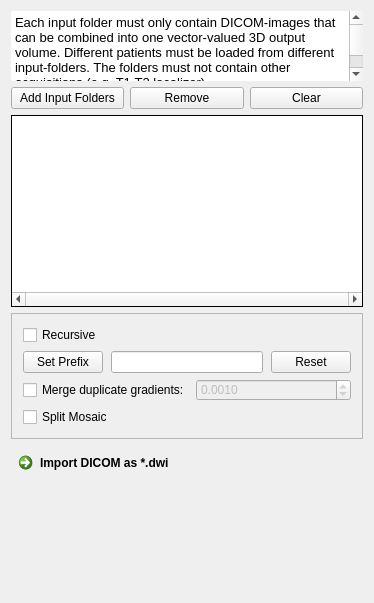
<?xml version="1.0" encoding="utf-8"?>
<ui version="4.0">
 <class>QmitkDiffusionDicomImportControls</class>
 <widget class="QWidget" name="QmitkDiffusionDicomImportControls">
  <property name="geometry">
   <rect>
    <x>0</x>
    <y>0</y>
    <width>374</width>
    <height>603</height>
   </rect>
  </property>
  <property name="minimumSize">
   <size>
    <width>0</width>
    <height>0</height>
   </size>
  </property>
  <property name="acceptDrops">
   <bool>true</bool>
  </property>
  <property name="windowTitle">
   <string>QmitkDiffusionDicomImport</string>
  </property>
  <property name="styleSheet">
   <string>QCommandLinkButton:disabled {
  border: none;
}

QGroupBox {
  background-color: transparent;
}</string>
  </property>
  <layout class="QVBoxLayout" name="verticalLayout">
   <item>
    <widget class="QTextBrowser" name="textBrowser">
     <property name="maximumSize">
      <size>
       <width>16777215</width>
       <height>70</height>
      </size>
     </property>
     <property name="frameShape">
      <enum>QFrame::NoFrame</enum>
     </property>
     <property name="frameShadow">
      <enum>QFrame::Plain</enum>
     </property>
     <property name="lineWidth">
      <number>0</number>
     </property>
     <property name="html">
      <string>&lt;!DOCTYPE HTML PUBLIC "-//W3C//DTD HTML 4.0//EN" "http://www.w3.org/TR/REC-html40/strict.dtd"&gt;
&lt;html&gt;&lt;head&gt;&lt;meta name="qrichtext" content="1" /&gt;&lt;style type="text/css"&gt;
p, li { white-space: pre-wrap; }
&lt;/style&gt;&lt;/head&gt;&lt;body style=" font-family:'Ubuntu'; font-size:11pt; font-weight:400; font-style:normal;"&gt;
&lt;table border="0" style="-qt-table-type: root; margin-top:4px; margin-bottom:4px; margin-left:4px; margin-right:4px;"&gt;
&lt;tr&gt;
&lt;td style="border: none;"&gt;
&lt;p style=" margin-top:0px; margin-bottom:0px; margin-left:0px; margin-right:0px; -qt-block-indent:0; text-indent:0px;"&gt;&lt;span style=" font-family:'Sans'; font-size:10pt;"&gt;Each input folder must only contain DICOM-images that can be combined into one vector-valued 3D output volume. Different patients must be loaded from different input-folders. The folders must not contain other acquisitions (e.g. T1,T2,localizer).&lt;/span&gt;&lt;/p&gt;
&lt;p style="-qt-paragraph-type:empty; margin-top:0px; margin-bottom:0px; margin-left:0px; margin-right:0px; -qt-block-indent:0; text-indent:0px; font-family:'Sans'; font-size:10pt;"&gt;&lt;br /&gt;&lt;/p&gt;&lt;/td&gt;&lt;/tr&gt;&lt;/table&gt;&lt;/body&gt;&lt;/html&gt;</string>
     </property>
    </widget>
   </item>
   <item>
    <widget class="QFrame" name="m_AddDeleteButtonsFrame">
     <property name="minimumSize">
      <size>
       <width>0</width>
       <height>0</height>
      </size>
     </property>
     <property name="frameShape">
      <enum>QFrame::NoFrame</enum>
     </property>
     <property name="frameShadow">
      <enum>QFrame::Raised</enum>
     </property>
     <property name="lineWidth">
      <number>0</number>
     </property>
     <layout class="QHBoxLayout" name="horizontalLayout_2">
      <property name="leftMargin">
       <number>0</number>
      </property>
      <property name="topMargin">
       <number>0</number>
      </property>
      <property name="rightMargin">
       <number>0</number>
      </property>
      <property name="bottomMargin">
       <number>0</number>
      </property>
      <item>
       <widget class="QPushButton" name="m_AddFoldersButton">
        <property name="text">
         <string>Add Input Folders</string>
        </property>
       </widget>
      </item>
      <item>
       <widget class="QPushButton" name="m_Remove">
        <property name="text">
         <string>Remove</string>
        </property>
       </widget>
      </item>
      <item>
       <widget class="QPushButton" name="m_DeleteFoldersButton">
        <property name="text">
         <string>Clear</string>
        </property>
       </widget>
      </item>
     </layout>
    </widget>
   </item>
   <item>
    <widget class="QListWidget" name="listWidget">
     <property name="sizePolicy">
      <sizepolicy hsizetype="Preferred" vsizetype="Preferred">
       <horstretch>0</horstretch>
       <verstretch>0</verstretch>
      </sizepolicy>
     </property>
     <property name="minimumSize">
      <size>
       <width>0</width>
       <height>70</height>
      </size>
     </property>
     <property name="frameShape">
      <enum>QFrame::Box</enum>
     </property>
     <property name="frameShadow">
      <enum>QFrame::Plain</enum>
     </property>
     <property name="lineWidth">
      <number>1</number>
     </property>
     <property name="midLineWidth">
      <number>0</number>
     </property>
     <property name="verticalScrollBarPolicy">
      <enum>Qt::ScrollBarAsNeeded</enum>
     </property>
     <property name="horizontalScrollBarPolicy">
      <enum>Qt::ScrollBarAlwaysOn</enum>
     </property>
     <property name="resizeMode">
      <enum>QListView::Adjust</enum>
     </property>
     <property name="sortingEnabled">
      <bool>true</bool>
     </property>
    </widget>
   </item>
   <item>
    <widget class="QFrame" name="frame_2">
     <property name="frameShape">
      <enum>QFrame::StyledPanel</enum>
     </property>
     <property name="frameShadow">
      <enum>QFrame::Raised</enum>
     </property>
     <layout class="QVBoxLayout" name="verticalLayout_2">
      <item>
       <widget class="QCheckBox" name="m_DicomLoadRecursiveCheckbox">
        <property name="text">
         <string>Recursive</string>
        </property>
       </widget>
      </item>
      <item>
       <layout class="QHBoxLayout" name="horizontalLayout_4">
        <property name="spacing">
         <number>8</number>
        </property>
        <property name="sizeConstraint">
         <enum>QLayout::SetNoConstraint</enum>
        </property>
        <item>
         <widget class="QPushButton" name="m_SetPrefixButton">
          <property name="text">
           <string>Set Prefix</string>
          </property>
         </widget>
        </item>
        <item>
         <widget class="QLineEdit" name="m_SubdirPrefixLineEdit"></widget>
        </item>
        <item>
         <widget class="QPushButton" name="m_ResetPrefixButton">
          <property name="text">
           <string>Reset</string>
          </property>
         </widget>
        </item>
       </layout>
      </item>
      <item>
       <widget class="QFrame" name="frame">
        <property name="toolTip">
         <string>Multiple acquistions of one gradient direction can be averaged. Due to rounding errors, similar gradients often differ in the last decimal positions. The Merge radius allows to average them anyway by taking into account all directions within a certain radius.</string>
        </property>
        <property name="frameShape">
         <enum>QFrame::NoFrame</enum>
        </property>
        <property name="frameShadow">
         <enum>QFrame::Raised</enum>
        </property>
        <layout class="QHBoxLayout" name="horizontalLayout">
         <property name="leftMargin">
          <number>0</number>
         </property>
         <property name="topMargin">
          <number>0</number>
         </property>
         <property name="rightMargin">
          <number>0</number>
         </property>
         <property name="bottomMargin">
          <number>0</number>
         </property>
         <item>
          <widget class="QCheckBox" name="m_DicomLoadAverageDuplicatesCheckbox">
           <property name="text">
            <string>Merge duplicate gradients:</string>
           </property>
          </widget>
         </item>
         <item>
          <widget class="QDoubleSpinBox" name="m_Blur">
           <property name="enabled">
            <bool>false</bool>
           </property>
           <property name="toolTip">
            <string></string>
           </property>
           <property name="decimals">
            <number>4</number>
           </property>
           <property name="maximum">
            <double>2.000000000000000</double>
           </property>
           <property name="singleStep">
            <double>0.000100000000000</double>
           </property>
           <property name="value">
            <double>0.001000000000000</double>
           </property>
          </widget>
         </item>
        </layout>
       </widget>
      </item>
      <item>
       <widget class="QCheckBox" name="m_SplitMosaicCheckBox">
        <property name="text">
         <string>Split Mosaic</string>
        </property>
       </widget>
      </item>
     </layout>
    </widget>
   </item>
   <item>
    <widget class="QCommandLinkButton" name="m_DicomLoadStartLoadButton">
     <property name="text">
      <string>Import DICOM as *.dwi</string>
     </property>
    </widget>
   </item>
   <item>
    <spacer name="verticalSpacer">
     <property name="orientation">
      <enum>Qt::Vertical</enum>
     </property>
     <property name="sizeHint" stdset="0">
      <size>
       <width>20</width>
       <height>40</height>
      </size>
     </property>
    </spacer>
   </item>
  </layout>
 </widget>
 <layoutdefault spacing="6" margin="11"></layoutdefault>
 <resources></resources>
 <connections></connections>
</ui>
